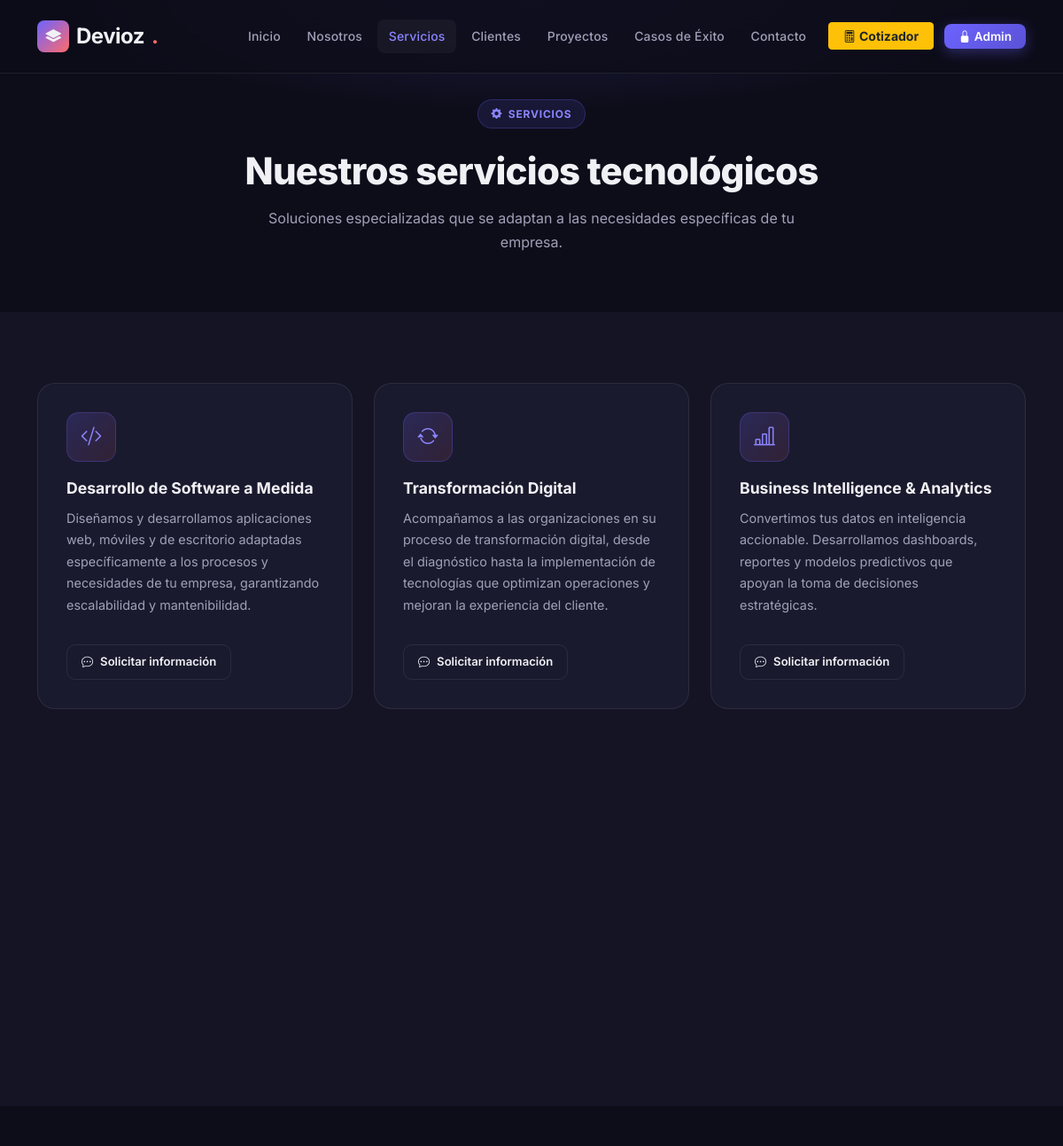
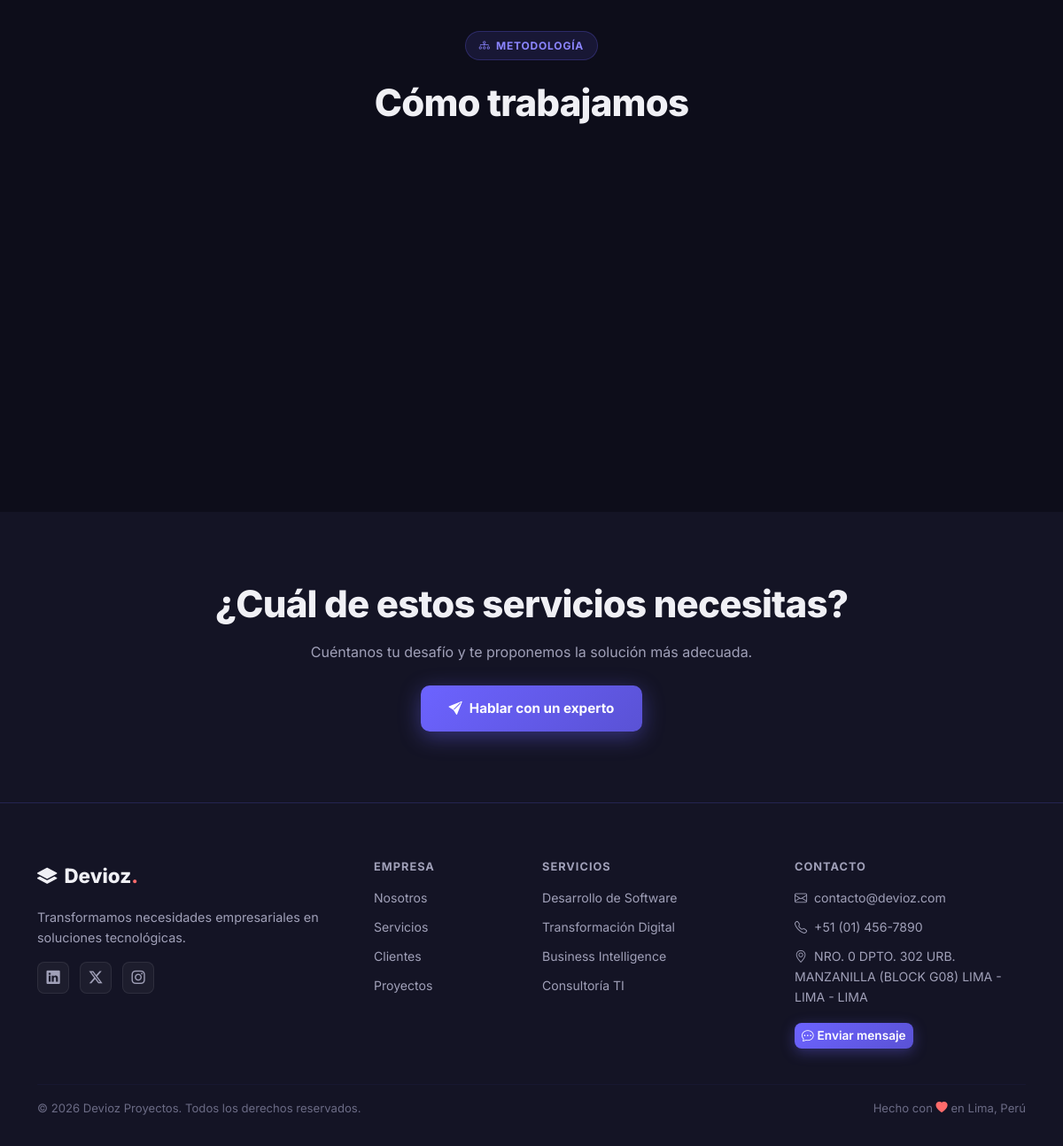
Page /servicios.php on the committed database (2 pictures, top to bottom).
### tables this page shows
CREATE TABLE IF NOT EXISTS servicios (
    id_servicio INT UNSIGNED AUTO_INCREMENT PRIMARY KEY,
    nombre      VARCHAR(120) NOT NULL,
    descripcion TEXT NOT NULL,
    precio_base DECIMAL(10,2) DEFAULT 500.00,
    icono       VARCHAR(80) NOT NULL DEFAULT 'bi-gear',
    estado      TINYINT(1) NOT NULL DEFAULT 1,
    created_at  TIMESTAMP DEFAULT CURRENT_TIMESTAMP
);

### servicios.php (the view, shortened to what this page needs)
<?php
$db = getDB();
$stmt = $db->query("SELECT * FROM servicios WHERE estado = 1 ORDER BY id_servicio");
$servicios = $stmt->fetchAll();
include 'includes/header.php';
include 'includes/navbar.php';
?>
<section class="detail-hero">
    <div class="container text-center">
        <span class="section-badge"><i class="bi bi-gear-fill"></i> Servicios</span>
        <h1 class="section-title mt-2">Nuestros servicios tecnológicos</h1>
        <p class="section-subtitle mx-auto mt-3">Soluciones especializadas que se adaptan a las necesidades específicas de tu empresa.</p>
    </div>
</section>
<section class="bg-dark-2">
    <div class="container">
        <div class="row g-4">
            <?php foreach ($servicios as $i => $s): ?>
            <div class="col-md-6 col-lg-4 animate-on-scroll" style="animation-delay:<?= $i * 0.08 ?>s">
                <div class="card-glass h-100">
                    <div class="service-icon">
                        <i class="bi <?= htmlspecialchars($s['icono']) ?>"></i>
                    </div>
                    <h2 style="font-size:1.1rem;font-weight:700;margin-bottom:.75rem"><?= htmlspecialchars($s['nombre']) ?></h2>
                    <p style="font-size:.9rem;color:var(--text-secondary);line-height:1.7;flex:1"><?= htmlspecialchars($s['descripcion']) ?></p>
                    <a href="contacto.php?servicio=<?= urlencode($s['nombre']) ?>" class="btn-outline-custom mt-3" style="font-size:.82rem;padding:.5rem 1rem">
                        <i class="bi bi-chat-dots"></i> Solicitar información
                    </a>
                </div>
            </div>
            <?php endforeach; ?>
        </div>
    </div>
</section>
<section>
    <div class="container">
        <div class="text-center mb-5">
            <span class="section-badge"><i class="bi bi-diagram-3"></i> Metodología</span>
            <h2 class="section-title mt-2">Cómo trabajamos</h2>
        </div>
        <div class="row g-4">
        </div>
    </div>
</section>
<section class="bg-dark-2">
    <div class="container text-center">
        <h2 class="section-title mb-3">¿Cuál de estos servicios necesitas?</h2>
        <p class="section-subtitle mb-4">Cuéntanos tu desafío y te proponemos la solución más adecuada.</p>
        <a href="contacto.php" class="btn-primary-custom"><i class="bi bi-send-fill"></i> Hablar con un experto</a>
    </div>
</section>
<?php include 'includes/footer.php'; ?>

### assets/css/style.css (style rules this page uses)
:root { --primary: #6C63FF; --primary-dark: #5A52D5; --primary-light: #8B85FF; --accent: #FF6B6B; --accent-dark: #E05555; --dark: #0D0D1A; --dark-2: #141425; --dark-3: #1C1C35; --dark-card: #1A1A2E; --text-primary: #F0F0F5; --text-secondary:#A0A0B8; --text-muted: #6B6B85; --border: rgba(108, 99, 255, 0.2); --glass: rgba(255, 255, 255, 0.04); --glass-border: rgba(255, 255, 255, 0.08); --success: #00D4AA; --warning: #FFB020; --danger: #FF4D6A; --font: 'Inter', sans-serif; --radius: 12px; --radius-lg: 20px; --shadow: 0 8px 32px rgba(0, 0, 0, 0.3); --shadow-lg: 0 20px 60px rgba(0, 0, 0, 0.4); --transition: all 0.3s cubic-bezier(0.4, 0, 0.2, 1); }
*, *::before, *::after { box-sizing: border-box; margin: 0; padding: 0; }
html { scroll-behavior: smooth; }
body { font-family: var(--font); background: var(--dark); color: var(--text-primary); line-height: 1.65; overflow-x: hidden; }
.btn-primary-custom { background: linear-gradient(135deg, var(--primary), var(--primary-dark)); color: #fff; border: none; padding: 0.85rem 2rem; border-radius: 10px; font-weight: 700; font-size: 0.95rem; transition: var(--transition); box-shadow: 0 6px 24px rgba(108, 99, 255, 0.4); text-decoration: none; display: inline-flex; align-items: center; gap: 0.5rem; }
.btn-outline-custom { background: transparent; color: var(--text-primary); border: 1.5px solid var(--glass-border); padding: 0.85rem 2rem; border-radius: 10px; font-weight: 600; font-size: 0.95rem; transition: var(--transition); text-decoration: none; display: inline-flex; align-items: center; gap: 0.5rem; }
section { padding: 5rem 0; }
.section-badge { display: inline-flex; align-items: center; gap: 0.4rem; background: rgba(108, 99, 255, 0.12); border: 1px solid rgba(108, 99, 255, 0.25); border-radius: 50px; padding: 0.35rem 0.9rem; font-size: 0.75rem; font-weight: 700; color: var(--primary-light); letter-spacing: 0.8px; text-transform: uppercase; margin-bottom: 1rem; }
.section-title { font-size: clamp(1.8rem, 3.5vw, 2.8rem); font-weight: 800; letter-spacing: -0.8px; line-height: 1.15; margin-bottom: 1rem; }
.section-subtitle { font-size: 1rem; color: var(--text-secondary); max-width: 600px; margin: 0 auto; line-height: 1.7; }
.card-glass { background: var(--dark-card); border: 1px solid var(--glass-border); border-radius: var(--radius-lg); padding: 2rem; transition: var(--transition); position: relative; overflow: hidden; }
.card-glass::before { content: ''; position: absolute; top: 0; left: 0; right: 0; height: 2px; background: linear-gradient(90deg, var(--primary), var(--accent)); opacity: 0; transition: var(--transition); }
.service-icon { width: 56px; height: 56px; background: linear-gradient(135deg, rgba(108, 99, 255, 0.2), rgba(255, 107, 107, 0.1)); border: 1px solid rgba(108, 99, 255, 0.25); border-radius: 14px; display: flex; align-items: center; justify-content: center; font-size: 1.5rem; color: var(--primary-light); margin-bottom: 1.2rem; transition: var(--transition); }
.detail-hero { padding: 7rem 0 4rem; background: radial-gradient(ellipse 60% 50% at 50% 0%, rgba(108, 99, 255, 0.18) 0%, transparent 70%), var(--dark); }
.bg-dark-2 { background: var(--dark-2); }
.fade-in-up { animation: fadeInUp 0.6s ease forwards; }

### rows in the picture
servicios: nombre "Desarrollo de Software a Medida", descripcion "Diseñamos y desarrollamos aplicaciones web, móviles y de escritorio adaptadas específicamente a los procesos y necesidades de tu empresa, garantizando escalabilidad y mantenibilidad."
servicios: nombre "Transformación Digital", descripcion "Acompañamos a las organizaciones en su proceso de transformación digital, desde el diagnóstico hasta la implementación de tecnologías que optimizan operaciones y mejoran la experiencia del cliente."
servicios: nombre "Business Intelligence & Analytics", descripcion "Convertimos tus datos en inteligencia accionable. Desarrollamos dashboards, reportes y modelos predictivos que apoyan la toma de decisiones estratégicas."

### other values in the picture
$label "Inicio Nosotros Servicios Clientes Proyectos Casos de Éxito Contacto"
